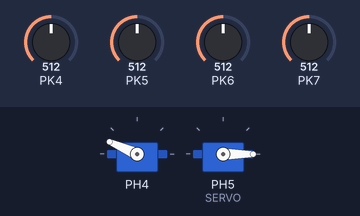
The program below on a simulated ATmega2560, built with avr-gcc and emulated at 16 MHz. Parts: 2 × servo. The test bench sets the inputs (shaded band); at power-on: PK4 = 512, PK5 = 512, PK6 = 512, PK7 = 512. Servo pulses on a pin are drawn as a servo (544–2400 µs = 0–180°).

Above: at 1.2 s.
1.3 s: PK4 set to 698
2.8 s: PK4 set to 725
At 3.6 s:
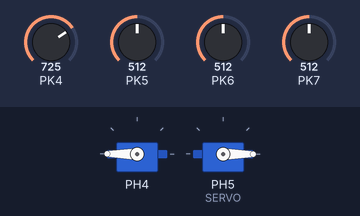
4.8 s: PK5 set to 919
6.3 s: PK5 set to 941
At 8.4 s:
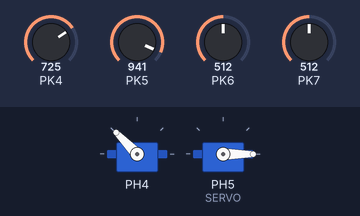
8.7 s: PK5 set to 543
10.2 s: PK5 set to 510
At 11.9 s:
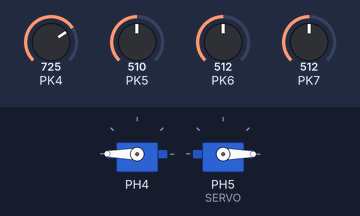
Timing chart, 0 to 13.4 s (numbered marks = the images above; inputs shaded):
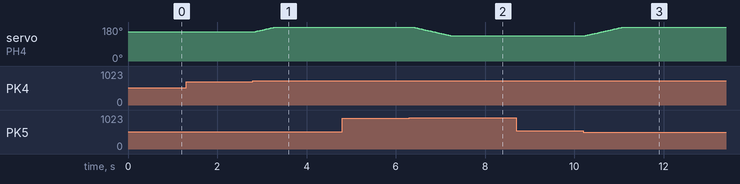

The program:

main.c
```c
/*
 * ServoPWM.cpp
 *
 * Created: 9/18/2025 6:39:15 PM
 * Author : George
 *
 * avrdude -c wiring -p atmega2560 -P COM4 -b 115200 -D -U flash:w:"MEGA2560_Baremetal\SolarTracker\Debug\SolarTracker.hex":i
 *
 */

#define F_CPU 16000000UL
#include <avr/io.h>
#include <util/delay.h>
#include <stdlib.h>     /* abs */
#include <string.h>		/* strcmp */
#include <avr/interrupt.h> /* sreg reg*/
#include <stdint.h>
#include <stdbool.h> /* bool */

#include "drivers/adc/ADC.h"
#include "drivers/servo/SERVO.h"
#include "drivers/usart/USART.h"
#include "drivers/twi/TWI.h"
#include "modules/DHT20/DHT20.h"
#include "drivers/usart/usart_buffer.h"
#include "drivers/usart/usart_packet.h"
#include "modules/scheduler/Scheduler.h"
#include "modules/solar_track/solar_track.h"
#include "drivers/timer/timer.h"

#define BLINK_DELAY 500
#define BLINK_DELAY_short 50
void blink()
{
	DDRB |= (1 << PB7);
	PORTB |= (1 << PB7);	// LED on
	_delay_ms(BLINK_DELAY);    // Delay (BLINK_DELAY is constant or small)
	PORTB &= ~(1 << PB7);	// LED off
	_delay_ms(BLINK_DELAY);
}
void blink_short()
{
	DDRB |= (1 << PB7);
	PORTB |= (1 << PB7);	// LED on
	_delay_ms(BLINK_DELAY_short);    // Delay (BLINK_DELAY is constant or small)
	PORTB &= ~(1 << PB7);	// LED off
	_delay_ms(BLINK_DELAY_short);
}

//TEMPORARY COMMENT
// uint8_t rx1_index=0;
// char rx1_buf[RX_BUF_SIZE];
//
// ISR(USART1_RX_vect) //Interrupt Bluetooth receive
// {
// 	uint8_t data = UDR1;  // Read to clear the RXC1 flag
//
// 	// Handle incoming data
// 	if (rx1_index < RX_BUF_SIZE - 1)
// 	{
// 		if (data == '\r' || data == '\n')
// 		{
// 			if( strncmp(rx1_buf, "+CONNECTING<<", 13) == 0 )
// 			{
// 				printString(&USART0_regs, "Bluetooth Connected to Device \n");
// 				//Later add the password and maybe connect to just one address
// 				printString(&USART0_regs, rx1_buf+13);
// 				// OR
// 				//char *Connected_BT_Address = rx1_buf+13;
// 				//printString(&USART0_regs, rx1_buf+13);
// 				printString(&USART0_regs, "\n");
//
// 				// Clear buffer and reset index
// 				memset(rx1_buf, 0, sizeof(rx1_buf));
// 				rx1_index = 0;
// 			}
// 			else if ( data == '\r' || data == '\n' )
// 			{
// 				// Process the received line
// 				printString(&USART0_regs, "Received: ");
// 				printString(&USART0_regs, rx1_buf);
// 				printString(&USART0_regs, "\n");
//
// 				// Clear buffer and reset index
// 				memset(rx1_buf, 0, sizeof(rx1_buf));
// 				rx1_index = 0;
// 			}
// 		}
// 		else
// 		{
// 			// Store data in buffer
// 			rx1_buf[rx1_index++] = data;
// 		}
// 	}
// 	else
// 	{
// 		// Buffer overflow handling (optional)
// 		printString(&USART0_regs, "Buffer overflow\n");
// 		memset(rx1_buf, 0, sizeof(rx1_buf));
// 		rx1_index = 0;
// 	}
// }

int main(void)
{
	USART_init(&USART0_regs, 57600);
	USART_init(&USART1_regs, 38400);
	sei();
	TWI_init();

	ADC_init();
	SERVO_init();
	SERVO_Zero(&PWM4_C_regs);
	SERVO_Zero(&PWM4_B_regs);
	printString(&USART1_regs,"Calibration Completed \n");
	Timer1_Init_Polling();

    while (1)
    {
        if ( ( TIFR1 & (1 << OCF1A) ) && !track_manual_block)
        {
            TIFR1 = (1 << OCF1A);
            solarTrack2Axis_step();
        }

        process_uart1_bytes(); //example AA 55 01 30 0A 02 1A 2B 82
		process_scheduled_work();
		if (uart1_clear_overflow_flag())
		{
			// handle overflow notification
			blink();
		}
	}
}
```

DHT20.c
```c
#define F_CPU 16000000UL
#include <avr/io.h>
#include "../../drivers/twi/TWI.h"
#include <util/delay.h>

void getDHT20_Data(uint8_t data[7])
{
	//Trigger measurement
	TWI_start();
	TWI_write(0x70);  // DHT20 write address (0x38 << 1)
	TWI_write(0xAC);  // Trigger command
	TWI_write(0x33);
	TWI_write(0x00);
	TWI_stop();

	_delay_ms(80);    // Wait for measurement (minimum 80ms)

	//Read data
	TWI_start();
	TWI_write(0x71);  // DHT20 read address (0x38<<1 | 1)

	data[0] = TWI_read_ack();   // Status byte
	data[1] = TWI_read_ack();   // Humidity[19:12]
	data[2] = TWI_read_ack();   // Humidity[11:4]
	data[3] = TWI_read_ack();   // Hum[3:0]|Temp[19:16]
	data[4] = TWI_read_ack();   // Temperature[15:8]
	data[5] = TWI_read_ack();   // Temperature[7:0]
	data[6] = TWI_read_nack();  // CRC-8

	TWI_stop();
}
```

DHT20.h
```c
#ifndef DHT20_H_
#define DHT20_H_

void getDHT20_Data(uint8_t data[7]);


#endif /* DHT20_H_ */
```

Scheduler.c
```c
#include "../../drivers/usart/usart_packet.h"
#include "../../drivers/usart/USART.h"
#include "../DHT20/DHT20.h"
#include "../../drivers/servo/SERVO.h"


volatile bool task_pending_usart = false;
bool track_manual_block = false; // default state is to track

void process_scheduled_work(void)
{
	if (task_pending_usart)
	{
		const uint8_t id = task_pending_id;
		uint8_t resp_type;
		uint8_t data[7];
		uint8_t len;
		uint8_t status = STATUS_OK;

		switch (task_pending_type)
		{
			case CMD_DHT20:
				resp_type = RESP_DHT20;
				len = 0x07;
				getDHT20_Data(data);
			break;

			case CMD_SERVO:
				resp_type = RESP_STATUS;
				len = 0x01;

                // reject if manual override is not active
                if (!track_manual_block)
                {
                    status = STATUS_INVALID_CMD; // or create a new STATUS_MANUAL_NOT_ACTIVE
                    data[0] = status;
                    break;
                }

                if (packet_len < 3)
                {
                    status = STATUS_INVALID_CMD;
                    data[0] = status;
                    break;
                }

                uint8_t servo_id = payload_buf[0];
                uint16_t angle = (payload_buf[1] << 8) | payload_buf[2];

                if (servo_id > 1)
                {
                    status = STATUS_SERVO_INVALID_ID;
                } else if (servo_id == 0 && angle > PWM4_C_regs.max_degree)
                {
                    status = STATUS_SERVO_ANGLE_OOR;
                } else if (servo_id == 1 && angle > PWM4_B_regs.max_degree)
                {
                    status = STATUS_SERVO_ANGLE_OOR;
                } else
                {
                    if (servo_id == 0)
                    goToAngle(&PWM4_C_regs, angle);
                    else
                    goToAngle(&PWM4_B_regs, angle);
                    status = STATUS_OK;
                }

                data[0] = status;
            break;

			case CMD_OVERRIDE:
				resp_type = RESP_OVERRIDE;
				status = STATUS_OK;

				if (packet_len >= 1 && payload_buf[0] == DATA_OVERRIDE_CTRL)
				{
					// expect payload_len >= 2 for explicit command
					if (packet_len >= 2)
					{
						uint8_t ctrl = payload_buf[1];
						if (ctrl == OV_CTRL_TOGGLE)
						{
							track_manual_block = !track_manual_block;
						} else if (ctrl == OV_CTRL_SET_ON)
						{
							track_manual_block = true;
						} else if (ctrl == OV_CTRL_SET_OFF)
						{
							track_manual_block = false;
						} else
						{
							status = STATUS_INVALID_CMD;
						}
					} else
					{
					status = STATUS_INVALID_CMD; // malformed payload
					}
				} else
				{
				// no payload tag toggle
				track_manual_block = !track_manual_block;
				}

				// reply with current state (0 = tracking allowed, 1 = manual block)
				len = 1;
				data[0] = track_manual_block ? 1 : 0;

				task_pending_type = CMD_OVERRIDE;
				task_pending_id = id;
			break;

			default:
			task_pending_usart = false;
			return;
		}

		send_packet(&USART1_regs, resp_type, id, data, len);
		task_pending_usart = false;
	}
}
```

Scheduler.h
```c
#ifndef SCHEDULER_H_
#define SCHEDULER_H_

#include <stdbool.h>

void process_scheduled_work(void);

extern volatile bool task_pending_usart;
extern bool track_manual_block;  // add this line

#endif /* SCHEDULER_H_ */
```

solar_track.c
```c
#define F_CPU 16000000UL
#include <stdint.h>
#include <util/delay.h>
#include "../../drivers/servo/SERVO.h"
#include "../../drivers/adc/ADC.h"

/*
 * Layout:
 * ADC14 (Left Top)     |  ADC13 (Right Top)
 * ---------------------|--------------------
 * ADC15 (Left Bottom)  |  ADC12 (Right Bottom)
 *
 */
void solarTrack2Axis_loop(void)
{
	const int16_t tolerance = 50; // Deadzone threshold

	// Use #define for array size instead of const
	#define AVG_SAMPLES 4

	// Circular buffers for averaging
	int32_t diff_h_buffer[AVG_SAMPLES] = {0, 0, 0, 0};
	int32_t diff_v_buffer[AVG_SAMPLES] = {0, 0, 0, 0};
	uint8_t buffer_index = 0;
	uint8_t samples_collected = 0;

	while (1)
	{
		// Read LDR values
		uint16_t analogValue0 = ADC_read(12);
		uint16_t analogValue1 = ADC_read(13);
		uint16_t analogValue2 = ADC_read(14);
		uint16_t analogValue3 = ADC_read(15);

		// Calculate aggregate light for each side
		uint32_t left_light = analogValue2 + analogValue3;
		uint32_t right_light = analogValue0 + analogValue1;
		uint32_t top_light = analogValue1 + analogValue2;
		uint32_t bottom_light = analogValue0 + analogValue3;

		// Calculate differences
		// diff_h > 0	Left is brighter
		// diff_v > 0	Top is brighter
		int32_t diff_h_raw = left_light - right_light;
		int32_t diff_v_raw = top_light - bottom_light;

		// Store in circular buffer
		diff_h_buffer[buffer_index] = diff_h_raw;
		diff_v_buffer[buffer_index] = diff_v_raw;
		buffer_index = (buffer_index + 1) % AVG_SAMPLES;

		// Track how many samples we've collected (up to AVG_SAMPLES)
		if (samples_collected < AVG_SAMPLES)
		{
			samples_collected++;
		}

		// Calculate averages
		int32_t diff_h_sum = 0;
		int32_t diff_v_sum = 0;
		for (uint8_t i = 0; i < samples_collected; i++)
		{
			diff_h_sum += diff_h_buffer[i];
			diff_v_sum += diff_v_buffer[i];
		}
		int32_t diff_h = diff_h_sum / samples_collected;
		int32_t diff_v = diff_v_sum / samples_collected;

		// Only make movements after we have enough samples
		if (samples_collected >= AVG_SAMPLES)
		{
			// angle++ moves Left (towards brighter 'left_light')
			if (diff_h > tolerance)
			{
				if (PWM4_C_regs.current_angle < PWM4_C_regs.high_limit)
				{
					PWM4_C_regs.current_angle++;
					sendAngle(&PWM4_C_regs, PWM4_C_regs.current_angle);
				}
			}
			//angle-- moves Right (towards brighter 'right_light')
			else if (diff_h < -tolerance)
			{
				if (PWM4_C_regs.current_angle > PWM4_C_regs.low_limit)
				{
					PWM4_C_regs.current_angle--;
					sendAngle(&PWM4_C_regs, PWM4_C_regs.current_angle);
				}
			}

			//angle-- moves Up (towards brighter 'top_light')
			if (diff_v > tolerance)
			{
				if (PWM4_B_regs.current_angle > PWM4_B_regs.low_limit)
				{
					PWM4_B_regs.current_angle--;
					sendAngle(&PWM4_B_regs, PWM4_B_regs.current_angle);
				}

			}

			//angle++ moves Down (towards brighter 'bottom_light')
			else if (diff_v < -tolerance)
			{
				if (PWM4_B_regs.current_angle < PWM4_B_regs.high_limit)
				{
					PWM4_B_regs.current_angle++;
					sendAngle(&PWM4_B_regs, PWM4_B_regs.current_angle);
				}
			}
		}

		_delay_ms(12); //17 -> slow  12 -> med  7 ->fast
	}

	#undef AVG_SAMPLES
}

void solarTrack2Axis_step(void)
{
	const int16_t tolerance = 200; // Deadzone threshold

	// Use #define for array size instead of const
	#define AVG_SAMPLES 4

	// Circular buffers for averaging
	static int32_t diff_h_buffer[AVG_SAMPLES] = {0, 0, 0, 0};
	static int32_t diff_v_buffer[AVG_SAMPLES] = {0, 0, 0, 0};
	static uint8_t buffer_index = 0;
	static uint8_t samples_collected = 0;

	// Read LDR values
	uint16_t analogValue0 = ADC_read(12);
	uint16_t analogValue1 = ADC_read(13);
	uint16_t analogValue2 = ADC_read(14);
	uint16_t analogValue3 = ADC_read(15);

	// Calculate aggregate light for each side
	uint32_t left_light = analogValue2 + analogValue3;
	uint32_t right_light = analogValue0 + analogValue1;
	uint32_t top_light = analogValue1 + analogValue2;
	uint32_t bottom_light = analogValue0 + analogValue3;

	// Calculate differences
	// diff_h > 0	Left is brighter
	// diff_v > 0	Top is brighter
	int32_t diff_h_raw = left_light - right_light;
	int32_t diff_v_raw = top_light - bottom_light;

	// Store in circular buffer
	diff_h_buffer[buffer_index] = diff_h_raw;
	diff_v_buffer[buffer_index] = diff_v_raw;
	buffer_index = (buffer_index + 1) % AVG_SAMPLES;

	// Track how many samples we've collected (up to AVG_SAMPLES)
	if (samples_collected < AVG_SAMPLES)
	{
		samples_collected++;
	}

	// Calculate averages
	int32_t diff_h_sum = 0;
	int32_t diff_v_sum = 0;
	for (uint8_t i = 0; i < samples_collected; i++)
	{
		diff_h_sum += diff_h_buffer[i];
		diff_v_sum += diff_v_buffer[i];
	}
	int32_t diff_h = diff_h_sum / samples_collected;
	int32_t diff_v = diff_v_sum / samples_collected;

	// Only make movements after we have enough samples
	if (samples_collected >= AVG_SAMPLES)
	{
		// angle++ moves Left (towards brighter 'left_light')
		if (diff_h > tolerance)
		{
			if (PWM4_C_regs.current_angle < PWM4_C_regs.high_limit)
			{
				PWM4_C_regs.current_angle++;
				sendAngle(&PWM4_C_regs, PWM4_C_regs.current_angle);
			}
		}
		//angle-- moves Right (towards brighter 'right_light')
		else if (diff_h < -tolerance)
		{
			if (PWM4_C_regs.current_angle > PWM4_C_regs.low_limit)
			{
				PWM4_C_regs.current_angle--;
				sendAngle(&PWM4_C_regs, PWM4_C_regs.current_angle);
			}
		}

		//angle-- moves Up (towards brighter 'top_light')
		if (diff_v > tolerance)
		{
			if (PWM4_B_regs.current_angle > PWM4_B_regs.low_limit)
			{
				PWM4_B_regs.current_angle--;
				sendAngle(&PWM4_B_regs, PWM4_B_regs.current_angle);
			}

		}

		//angle++ moves Down (towards brighter 'bottom_light')
		else if (diff_v < -tolerance)
		{
			if (PWM4_B_regs.current_angle < PWM4_B_regs.high_limit)
			{
				PWM4_B_regs.current_angle++;
				sendAngle(&PWM4_B_regs, PWM4_B_regs.current_angle);
			}
		}
	}

	#undef AVG_SAMPLES
}
```

solar_track.h
```c
#ifndef SOLAR_TRACK_H_
#define SOLAR_TRACK_H_

void solarTrack2Axis_loop(void);

void solarTrack2Axis_step(void);

#endif /* SOLAR_TRACK_H_ */
```

ADC.c
```c
#include <avr/io.h>

void ADC_init(void){
	ADMUX = (1<<REFS0); // Reference voltage AVCC (5V)
	ADCSRA = (1<<ADEN) | (1<<ADPS2) | (1<<ADPS1); // Enable ADC, prescaler 64
	ADCSRB = 0; // Initialize ADCSRB
}

uint16_t ADC_read(uint8_t channel){
	// Mask to keep only the lower 3 bits for ADMUX (0-7)
	ADMUX = (ADMUX & 0xE0) | (channel & 0x07);

	// Set or clear MUX5 bit in ADCSRB based on channel
	if (channel >= 8) {
		ADCSRB |= (1 << MUX5);  // Set MUX5 for channels 8-15
		} else {
		ADCSRB &= ~(1 << MUX5); // Clear MUX5 for channels 0-7
	}

	// Start conversion
	ADCSRA |= (1<<ADSC);

	// Wait until conversion is complete
	while(ADCSRA & (1<<ADSC));

	return ADC;
}
```

ADC.h
```c
#ifndef ADC_H
#define ADC_H

void ADC_init(void);
uint16_t ADC_read(uint8_t);

#endif
```

SERVO.c
```c
#define F_CPU 16000000UL
#include <avr/io.h>
#include "SERVO.h"
#include <util/delay.h>

PWM4_t PWM4_C_regs = {
	&OCR4C, //PH5
	300,
	0,
	300,
	0		// starting angle
};
PWM4_t PWM4_B_regs = {
	&OCR4B, //PH4
	180,
	130,	// Safest max degrees
	175,	// It cannot go lower or higher because it will break the 3D print holder
	150		// starting angle
};

void SERVO_init(void)
{
	//sets Timer4 registers
	TCCR4A |= (1<<WGM41);
	TCCR4B |= (1<<WGM42) | (1<<WGM43);

	/*
	Set clock for Timer4 2MHz
	Prescaler clk/8
	Prescaler clk = 16MHZ

	each timer tick = 1/2MHz = 0.5 us
	*/
	TCCR4B |= (1<<CS41);

	/*
	sets timer ticks to 40.000
	40.000 * 0.5us = 20ms (50Hz) ->
	20ms the frequency the servo works
	*/
	ICR4=40000;

	TCCR4A |= (1<<COM4C1) | (1<<COM4B1);
	DDRH |= (1<<PH5) | (1<<PH4);
}

void SERVO_Zero(PWM4_t *pwm_pin)
{
	sendAngle(pwm_pin, pwm_pin->current_angle);
}

#include "../usart/USART.h"
void sendAngle(PWM4_t *pwm_pin, uint16_t angle)
{
	//clamp values
	if(angle < pwm_pin->low_limit) angle = 0;
	if(angle > (pwm_pin->high_limit) ) angle = (pwm_pin->high_limit);

	//0.5ms = 1000 ticks, 2.5ms = 5000 ticks
	*(pwm_pin->ocr) = (angle * ((5000-1000)/ (pwm_pin->max_degree) )) + 1000;
}

void goToAngle(PWM4_t *pwm_pin, uint16_t angle)
{
	// Clamp angle to limits before looping
	if (angle < pwm_pin->low_limit) angle = pwm_pin->low_limit;
	if (angle > pwm_pin->high_limit) angle = pwm_pin->high_limit;

	if (angle < pwm_pin->current_angle)
	{
		for (int16_t i = (int16_t)pwm_pin->current_angle; i >= (int16_t)angle; i--)
		{
			printInt(&USART1_regs, (uint16_t)i);  // Print the actual angle being sent
			printString(&USART1_regs, "\n");
			sendAngle(pwm_pin, (uint16_t)i);
			_delay_ms(20);
		}
	}
	else if (angle > pwm_pin->current_angle)
	{
		for (int16_t i = (int16_t)pwm_pin->current_angle; i <= (int16_t)angle; i++)
		{
			//printInt(&USART1_regs, (uint16_t)i);  // Print the actual angle being sent
			//printString(&USART1_regs, "\n");
			sendAngle(pwm_pin, (uint16_t)i);
			_delay_ms(20);
		}
	}

	pwm_pin->current_angle = angle;
}
```

SERVO.h
```c
#ifndef SERVO_H_
#define SERVO_H_

typedef struct {
	volatile uint16_t *ocr;
	const uint16_t max_degree;
	const uint16_t low_limit;
	const uint16_t high_limit;
	uint16_t current_angle;
} PWM4_t;

extern PWM4_t PWM4_B_regs;
extern PWM4_t PWM4_C_regs;


#define MAX_SERVO_DEGREE 300

void SERVO_init(void);

void SERVO_Zero(PWM4_t *pwm_pin);

void sendAngle(PWM4_t *pwm_pin, uint16_t angle);

void goToAngle(PWM4_t *pwm_pin, uint16_t angle);

#endif /* SERVO_H_ */
```

timer.c
```c
#include <avr/io.h>

/**
 * Uses CTC mode (Mode 4) with a prescaler of 8.
 * Prescaler: 8
 * Ticks per second: 16,000,000 / 8 = 2,000,000 Hz
 * Ticks for 20ms: 2,000,000 * 0.020s = 40,000 ticks
 * Compare Value (OCR1A) = 40,000 - 1 = 39,999
 */
void Timer1_Init_Polling(void)
{
    // 1. Reset all Timer1 registers to a known state
    TCCR1A = 0;
    TCCR1B = 0;
    TCNT1  = 0;

    // 2. Set the Compare Match Value
    //OCR1A = 23999; // 12ms
	OCR1A = 39999; // 20ms

    // 3. Set CTC Mode (Mode 4) + Prescaler to 8
    TCCR1B = (1 << WGM12) | (1 << CS11);

    // 4. Clear the Output Compare A Match Flag (OCF1A)
    TIFR1 = (1 << OCF1A);
}
```

timer.h
```c
#ifndef TIMER_H_
#define TIMER_H_

void Timer1_Init_Polling(void);


#endif /* TIMER_H_ */
```

TWI.h
```c
#ifndef TWI_H_
#define TWI_H_

void TWI_init(void);
void TWI_start(void);
void TWI_stop(void);
void TWI_write(uint8_t data);
uint8_t TWI_read_ack(void);
uint8_t TWI_read_nack(void);

#endif /* TWI_H_ */
```

usart_buffer.h
```c
#ifndef USART_BUFFER_H_
#define USART_BUFFER_H_


uint8_t uart1_available(void);

int uart1_read(void);

void uart1_flush(void);

bool uart1_clear_overflow_flag(void);


#endif /* USART_BUFFER_H_ */
```

Source omitted: TWI.c (1502 bytes), USART.c (2801 bytes), USART.h (955 bytes), usart_buffer.c (1628 bytes), usart_packet.c (4815 bytes), usart_packet.h (1553 bytes)

Measured:
- the behaviour switches between 712 and 713 on PK4 (found by bisection; images 0 and 1)
- the behaviour switches between 925 and 926 on PK5 (found by bisection; images 1 and 2)
- the behaviour switches between 525 and 524 on PK5 (found by bisection; images 2 and 3)
- after the input at 1.3 s, every drawn part: stays the same
- after the input at 2.8 s, servo on PH4: moves from 156° to 180° over 0.44 s, starting after 0.06 s
- after the input at 4.8 s, every drawn part: stays the same
- after the input at 6.3 s, servo on PH4: moves from 180° to 134° over 0.84 s, starting after 0.08 s
- after the input at 8.7 s, every drawn part: stays the same
- after the input at 10.2 s, servo on PH4: moves from 134° to 180° over 0.84 s, starting after 0.06 s
